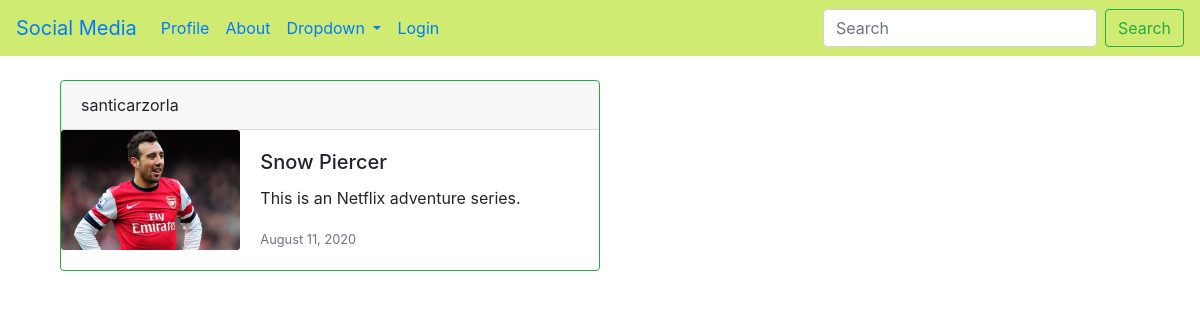
/blog/detail/15/, run on the app's committed database.
### blog/models.py (models this page shows, shortened)
class Post(models.Model):
    author = models.ForeignKey(User,on_delete=models.CASCADE)
    title = models.CharField(max_length=100)
    content = models.TextField()
    date_posted = models.DateTimeField(default=timezone.now)
    class Meta:
        ordering = ['-date_posted']

### user/models.py (models this page shows, shortened)
class Profile(models.Model):
    user = models.OneToOneField(User,on_delete= models.CASCADE)
    image = models.ImageField(default = 'default.jpg',upload_to = 'profile_pics')

### blog/views.py (the view)
# urls.py: path('detail/<int:pk>/', PostDetailView.as_view(), name= "blog-detail"),
class PostDetailView(DetailView):
    model = Post
    template_name = 'post_detail.html'

### blog/templates/post_detail.html (shortened to what this page needs)
{% extends "base.html" %}
{% block content %}
<div class = "container">
<div class="card border-success mb-3" style="max-width: 540px;">
 <div class="card-header"> {{object.author}}</div>
  <div class="row no-gutters">
    <div class="col-md-4">
      <img src="{{object.author.profile.image.url}}" class="card-img" alt="Responsive image">
    </div>
    <div class="col-md-8">
      <div class="card-body">
    <h5 class="card-title">{{object.title}}</h5>
        <p class="card-text">{{object.content}}</p>
        <p class="card-text"><small class="text-muted">{{object.date_posted|date:"F d, Y"}}</small></p>
      </div>
    </div>
  </div>
</div>
</div>
{% endblock content %}

### data on the page
Post: author "santicarzorla", author.profile.image (placeholder picture), title "Snow Piercer", content "This is an Netflix adventure series.", date_posted "August 11, 2020"
